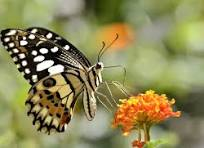
#> input picture DIVP-Lab-712666003-main/DIVP-Lab-712666003-main/DVP/Dataset/Lab 2/butterflyimage.jfif, 204 x 148 px, found by its file name
$ python 'Image Enhancement.py'
#> lines starting #> are read from the running program, lines starting #| are printed output that depends on the picture
# ============================================================
# DVP LAB
# IMAGE ENHANCEMENT - TRANSFORMATION FUNCTIONS
#
# 1. Negative
#       S = L - 1 - r
#
# 2. Power Law / Gamma Correction
#       S = c(r^gamma)
#
# 3. Log Transformation
#       S = c log(1 + r)
#
# i)  Without library
# ii) With tool/library
#
# Input:
# E:\Download\butterflyimage.jfif
#
# Output:
# E:\Download\DVP_Lab_Image_Enhancement
# ============================================================


# ============================================================
# 1. IMPORT LIBRARIES
# ============================================================

import os
import numpy as np
import matplotlib.pyplot as plt
from PIL import Image


# ============================================================
# 2. INPUT IMAGE
# ============================================================

input_path = r"E:\Download\butterflyimage.jfif"


# ============================================================
# 3. MAIN OUTPUT FOLDER
# ============================================================

main_folder = r"E:\Download\DVP_Lab_Image_Enhancement"

without_library_folder = os.path.join(
    main_folder,
    "01_Without_Library"
)

with_library_folder = os.path.join(
    main_folder,
    "02_With_Library"
)

comparison_folder = os.path.join(
    main_folder,
    "03_Comparison"
)


# ============================================================
# 4. CREATE FOLDERS
# ============================================================

os.makedirs(without_library_folder, exist_ok=True)
os.makedirs(with_library_folder, exist_ok=True)
os.makedirs(comparison_folder, exist_ok=True)


print("Output folders created successfully!")
print()
print("Main folder:")
print(main_folder)


# ============================================================
# 5. READ IMAGE
# ============================================================

img_pil = Image.open(input_path).convert("L")
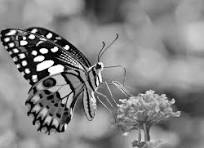
#> img_pil: PIL image 204x148 L; min 0, max 255, mean 131.7

image = np.array(img_pil)

print()
print("Image loaded successfully!")
print("Image shape:", image.shape)
#| Image shape: (148, 204)
print("Image size:", image.size)
#| Image size: 30192


# ============================================================
# 6. FUNCTION TO SAVE IMAGE
# ============================================================

def save_image(array, filename, folder, quality=90):

    path = os.path.join(folder, filename)

    image_to_save = Image.fromarray(
        np.uint8(np.clip(array, 0, 255))
    )

    image_to_save.save(
        path,
        "JPEG",
        quality=quality,
        optimize=True
    )

    return path


# ============================================================
# 7. NEGATIVE TRANSFORMATION
#
# Formula:
#
# S = L - 1 - r
#
# For 8-bit image:
#
# L = 256
#
# Therefore:
#
# S = 255 - r
# ============================================================

def negative_without_library(img):

    L = 256

    result = np.zeros_like(img)

    rows, cols = img.shape

    for i in range(rows):

        for j in range(cols):

            r = int(img[i, j])

            result[i, j] = L - 1 - r

    return result


# ============================================================
# 8. GAMMA CORRECTION WITHOUT LIBRARY
#
# Formula:
#
# S = c(r^gamma)
#
# Normalize r to [0,1]
# ============================================================

def gamma_without_library(img, gamma, c=1):

    result = np.zeros_like(img, dtype=np.float64)

    rows, cols = img.shape

    for i in range(rows):

        for j in range(cols):

            r = img[i, j] / 255.0

            s = c * (r ** gamma)

            result[i, j] = s * 255

    return np.uint8(
        np.clip(result, 0, 255)
    )


# ============================================================
# 9. LOG TRANSFORMATION WITHOUT LIBRARY
#
# Formula:
#
# S = c log(1 + r)
#
# r is normalized to [0,255]
#
# c = 255 / log(256)
# ============================================================

def log_without_library(img):

    result = np.zeros_like(
        img,
        dtype=np.float64
    )

    c = 255 / np.log(256)

    rows, cols = img.shape

    for i in range(rows):

        for j in range(cols):

            r = img[i, j]

            s = c * np.log(1 + r)

            result[i, j] = s

    return np.uint8(
        np.clip(result, 0, 255)
    )


# ============================================================
# 10. RUN WITHOUT LIBRARY
# ============================================================

negative_no_lib = negative_without_library(image)
#> after the loop in negative_without_library, `for i in range(rows):`:
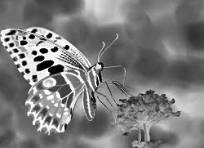
#> result: shape (148, 204); min 0, max 255, mean 123.3

gamma05_no_lib = gamma_without_library(
    image,
    gamma=0.5
)
#> after the loop in gamma_without_library, `for i in range(rows):`:
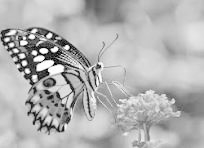
#> result: shape (148, 204) float64; min 0, max 255, mean 178.4

gamma15_no_lib = gamma_without_library(
    image,
    gamma=1.5
)
#> call 2 of gamma_without_library, with gamma = 1.5, c = 1
#> after the loop in gamma_without_library (call 2), `for i in range(rows):`:
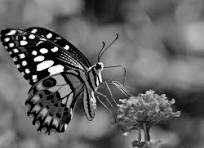
#> result: shape (148, 204) float64; min 0, max 255, mean 100

log_no_lib = log_without_library(image)
#> after the loop in log_without_library, `for i in range(rows):`:
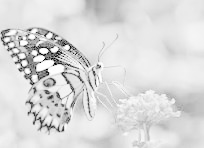
#> result: shape (148, 204) float64; min 0, max 255, mean 218.3


# ============================================================
# 11. SAVE WITHOUT-LIBRARY OUTPUTS
# ============================================================

save_image(
    image,
    "Original.jpg",
    without_library_folder
)

save_image(
    negative_no_lib,
    "Negative.jpg",
    without_library_folder
)

save_image(
    gamma05_no_lib,
    "Gamma_0.5.jpg",
    without_library_folder
)

save_image(
    gamma15_no_lib,
    "Gamma_1.5.jpg",
    without_library_folder
)

save_image(
    log_no_lib,
    "Log_Transformation.jpg",
    without_library_folder
)


# ============================================================
# 12. DISPLAY WITHOUT-LIBRARY RESULTS
# ============================================================

plt.figure(figsize=(15, 8))

plt.subplot(2, 3, 1)
plt.imshow(image, cmap="gray")
plt.title("Original")
plt.axis("off")

plt.subplot(2, 3, 2)
plt.imshow(negative_no_lib, cmap="gray")
plt.title("Negative")
plt.axis("off")

plt.subplot(2, 3, 3)
plt.imshow(gamma05_no_lib, cmap="gray")
plt.title("Gamma = 0.5")
plt.axis("off")

plt.subplot(2, 3, 4)
plt.imshow(gamma15_no_lib, cmap="gray")
plt.title("Gamma = 1.5")
plt.axis("off")

plt.subplot(2, 3, 5)
plt.imshow(log_no_lib, cmap="gray")
plt.title("Log Transformation")
plt.axis("off")

plt.tight_layout()

plt.savefig(
    os.path.join(
        without_library_folder,
        "All_Results.jpg"
    ),
    dpi=100,
    quality=85
)

plt.show()


# ============================================================
# 13. WITH LIBRARY
# ============================================================
#
# Using NumPy/Pillow functions instead of manually
# processing every pixel.
# ============================================================


# ------------------------------------------------------------
# Negative using NumPy
# ------------------------------------------------------------

negative_library = 255 - image


# ------------------------------------------------------------
# Gamma using NumPy
# ------------------------------------------------------------

gamma05_library = np.uint8(
    255 * (
        image / 255.0
    ) ** 0.5
)


gamma15_library = np.uint8(
    255 * (
        image / 255.0
    ) ** 1.5
)


# ------------------------------------------------------------
# Log transformation using NumPy
# ------------------------------------------------------------

c = 255 / np.log(256)

log_library = np.uint8(
    c * np.log(
        1 + image
    )
)


# ============================================================
# 14. SAVE WITH-LIBRARY OUTPUTS
# ============================================================

save_image(
    image,
    "Original.jpg",
    with_library_folder
)

save_image(
    negative_library,
    "Negative.jpg",
    with_library_folder
)

save_image(
    gamma05_library,
    "Gamma_0.5.jpg",
    with_library_folder
)

save_image(
    gamma15_library,
    "Gamma_1.5.jpg",
    with_library_folder
)

save_image(
    log_library,
    "Log_Transformation.jpg",
    with_library_folder
)


# ============================================================
# 15. DISPLAY WITH-LIBRARY RESULTS
# ============================================================

plt.figure(figsize=(15, 8))

plt.subplot(2, 3, 1)
plt.imshow(image, cmap="gray")
plt.title("Original")
plt.axis("off")

plt.subplot(2, 3, 2)
plt.imshow(negative_library, cmap="gray")
plt.title("Negative")
plt.axis("off")

plt.subplot(2, 3, 3)
plt.imshow(gamma05_library, cmap="gray")
plt.title("Gamma = 0.5")
plt.axis("off")

plt.subplot(2, 3, 4)
plt.imshow(gamma15_library, cmap="gray")
plt.title("Gamma = 1.5")
plt.axis("off")

plt.subplot(2, 3, 5)
plt.imshow(log_library, cmap="gray")
plt.title("Log Transformation")
plt.axis("off")

plt.tight_layout()

plt.savefig(
    os.path.join(
        with_library_folder,
        "All_Results.jpg"
    ),
    dpi=100
)

plt.show()


# ============================================================
# 16. COMPARISON - NEGATIVE
# ============================================================

plt.figure(figsize=(12, 5))

plt.subplot(1, 2, 1)
plt.imshow(
    negative_no_lib,
    cmap="gray"
)
plt.title("Negative - Without Library")
plt.axis("off")

plt.subplot(1, 2, 2)
plt.imshow(
    negative_library,
    cmap="gray"
)
plt.title("Negative - With Library")
plt.axis("off")

plt.tight_layout()

plt.savefig(
    os.path.join(
        comparison_folder,
        "Negative_Comparison.jpg"
    ),
    dpi=100
)

plt.show()


# ============================================================
# 17. COMPARISON - GAMMA
# ============================================================

plt.figure(figsize=(15, 5))

plt.subplot(1, 3, 1)
plt.imshow(
    image,
    cmap="gray"
)
plt.title("Original")
plt.axis("off")

plt.subplot(1, 3, 2)
plt.imshow(
    gamma05_no_lib,
    cmap="gray"
)
plt.title("Gamma = 0.5")
plt.axis("off")

plt.subplot(1, 3, 3)
plt.imshow(
    gamma15_no_lib,
    cmap="gray"
)
plt.title("Gamma = 1.5")
plt.axis("off")

plt.tight_layout()

plt.savefig(
    os.path.join(
        comparison_folder,
        "Gamma_Comparison.jpg"
    ),
    dpi=100
)

plt.show()


# ============================================================
# 18. COMPARISON - LOG
# ============================================================

plt.figure(figsize=(12, 5))

plt.subplot(1, 2, 1)
plt.imshow(
    log_no_lib,
    cmap="gray"
)
plt.title("Log - Without Library")
plt.axis("off")

plt.subplot(1, 2, 2)
plt.imshow(
    log_library,
    cmap="gray"
)
plt.title("Log - With Library")
plt.axis("off")

plt.tight_layout()

plt.savefig(
    os.path.join(
        comparison_folder,
        "Log_Comparison.jpg"
    ),
    dpi=100
)

plt.show()


# ============================================================
# 19. FUNCTION TO CALCULATE FOLDER SIZE
# ============================================================

def get_folder_size(folder):

    total = 0

    for root, dirs, files in os.walk(folder):

        for file in files:

            path = os.path.join(
                root,
                file
            )

            if os.path.exists(path):

                total += os.path.getsize(path)

    return total


def bytes_to_mb(size):

    return size / (1024 * 1024)


# ============================================================
# 20. CHECK EACH FOLDER SIZE
# ============================================================

print()
print("=" * 60)
print("OUTPUT FOLDER SIZE")
print("=" * 60)


folders = [
    without_library_folder,
    with_library_folder,
    comparison_folder
]


for folder in folders:

    size = get_folder_size(folder)

    print(
        os.path.basename(folder),
        " : ",
        f"{bytes_to_mb(size):.2f} MB"
    )


# ============================================================
# 21. CHECK WHETHER FOLDERS ARE BELOW 25 MB
# ============================================================

print()
print("=" * 60)
print("SIZE CHECK")
print("=" * 60)


LIMIT = 25 * 1024 * 1024


for folder in folders:

    size = get_folder_size(folder)

    folder_name = os.path.basename(folder)

    if size < LIMIT:

        print(
            f"✓ {folder_name} "
            f"is BELOW 25 MB"
        )

    else:

        print(
            f"⚠ {folder_name} "
            f"is ABOVE 25 MB"
        )


# ============================================================
# 22. CREATE README FILE
# ============================================================

readme_text = """

DVP LAB
IMAGE ENHANCEMENT - TRANSFORMATION FUNCTIONS
==============================================

Input Image:
butterflyimage.jfif


TRANSFORMATIONS
---------------

1. Negative Transformation

Formula:

S = L - 1 - r

For an 8-bit image:

L = 256

Therefore:

S = 255 - r


2. Power Law / Gamma Correction

Formula:

S = c(r^gamma)

Implemented gamma values:

gamma = 0.5
gamma = 1.5


3. Log Transformation

Formula:

S = c log(1 + r)

For an 8-bit image:

c = 255 / log(256)


IMPLEMENTATIONS
---------------

1. Without Library
   Pixel-by-pixel implementation.

2. With Library
   NumPy based implementation.


OUTPUT FOLDERS
--------------

01_Without_Library
Contains manually implemented transformations.

02_With_Library
Contains NumPy/library based transformations.

03_Comparison
Contains comparison images.


INPUT
-----

E:\\Download\\butterflyimage.jfif


All output folders are checked to ensure
their size remains below 25 MB.

"""


readme_path = os.path.join(
    main_folder,
    "README.txt"
)


with open(
    readme_path,
    "w",
    encoding="utf-8"
) as file:

    file.write(readme_text)


# ============================================================
# 23. FINAL MESSAGE
# ============================================================

print()
print("=" * 60)
print("LAB COMPLETED SUCCESSFULLY")
print("=" * 60)

print()
print("Input:")
print(input_path)

print()
print("Output:")
print(main_folder)

print()
print("README:")
print(readme_path)

print()
print("Folders created:")

for folder in folders:

    size = get_folder_size(folder)

    print(
        f"  {os.path.basename(folder)}"
        f" -> {bytes_to_mb(size):.2f} MB"
    )

print()
print("✓ Negative transformation completed")
print("✓ Gamma correction completed")
print("✓ Log transformation completed")
print("✓ Without-library implementation completed")
print("✓ With-library implementation completed")
print("✓ Comparison images created")
print("✓ README created")
print("✓ Folder sizes checked")
